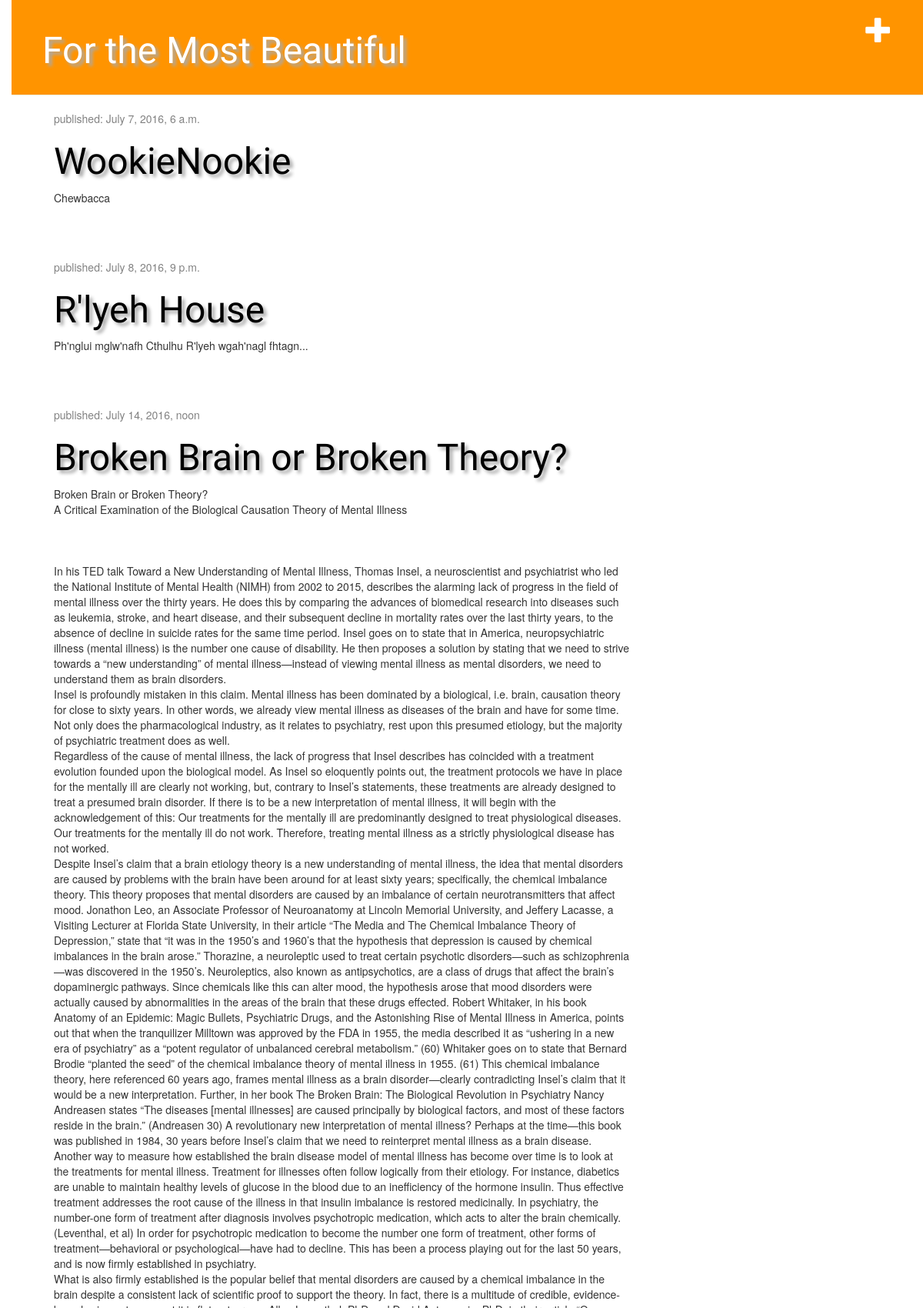
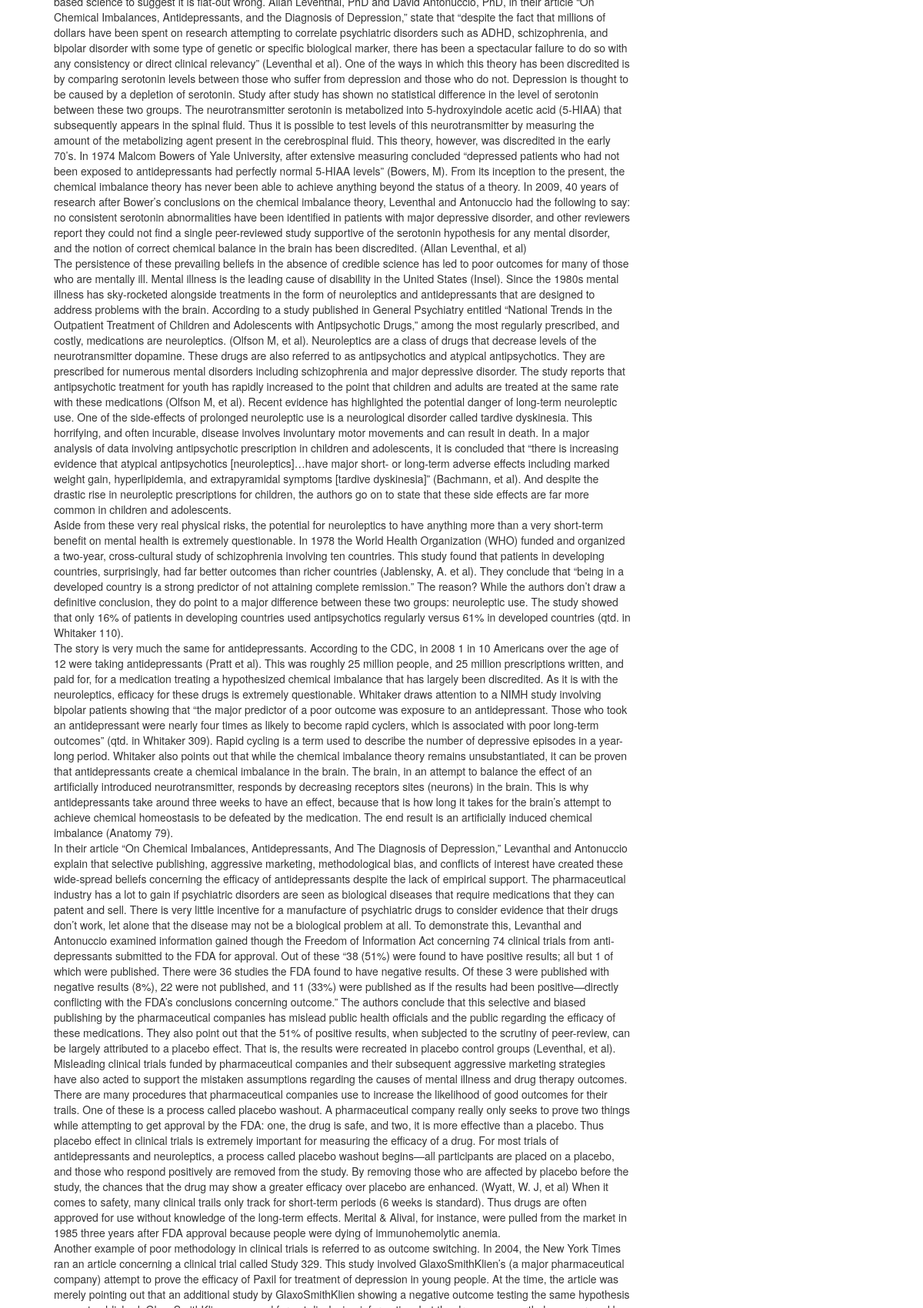
The page / (upper part) on the database its author committed (2 pictures, top to bottom).
### blog/models.py (models this page shows, shortened)
class Post(models.Model):
    author = models.ForeignKey('auth.User')
    title = models.CharField(max_length=200)
    text = models.TextField()
    created_date = models.DateTimeField(
            default=timezone.now)
    published_date = models.DateTimeField(
            blank=True, null=True)

### blog/views.py (the view)
# urls.py: url(r'^$', views.post_list, name='post_list'),
def post_list(request):
    posts = Post.objects.filter(published_date__lte=timezone.now()).order_by('published_date')
    return render(request, 'blog/post_list.html', {'posts': posts})

### blog/templates/blog/post_list.html
{% extends 'blog/base.html' %}
{% block content %}
    {% for post in posts %}
        <div class="post">
        	<div class="date">
                 <p>published: {{ post.published_date }}</p>
           	</div>
   				<h1><a href="{% url 'post_detail' pk=post.pk %}">{{ post.title }}</a></h1>
                <p>{{ post.text|linebreaksbr }}</p>
       	</div>
   	{% endfor %}
 {% endblock %}

### blog/static/css/blog.css (style rules this page uses)
h1 a { color: #FCA205; font-family: 'Lobster', serif; font-size: 48px; text-shadow: 4px 4px 4px #aaa; }
body { padding-left: 15px; }
h1, h2, h3, h4 { font-family: 'Lobster', cursive; }
.date { color: #828282; }
.post { margin-bottom: 70px; }
.post h1 a, .post h1 a:visited { color: #000000; }

### rows shown on the page
Post: published_date "July 7, 2016, 6 a.m.", title "WookieNookie", text "Chewbacca"
Post: published_date "July 8, 2016, 9 p.m.", title "R'lyeh House", text "Ph'nglui mglw'nafh Cthulhu R'lyeh wgah'nagl fhtagn..."
Post: published_date "July 14, 2016, noon", title "Broken Brain or Broken Theory?", text "Broken Brain or Broken Theory? A Critical Examination of the Biological Causation Theory of Mental Illness In his TED talk Toward a New Understanding of Mental Illness, Thomas Insel, a neuroscientist and psychiatrist who led the National Institute of Mental Health (NIMH) from 2002 to 2015, describes the alarming lack of progress in the field of mental illness over the thirty years. He does this by comparing the advances of biomedical research into diseases such as leukemia, stroke, and heart disease, and their subsequent decline in mortality rates over the last thirty years, to the absence of decline in suicide rates for the same time period. Insel goes on to state that in America,…"
